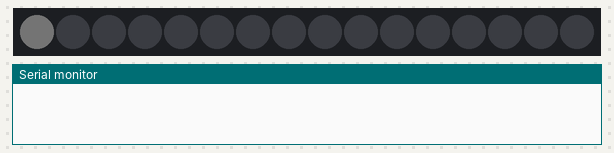
A sketch run on a simulated Arduino Uno, built with avr-gcc and run on an emulated ATmega328P. Shown: 16 RGB LEDs in strip order, left to right, the last lines printed to the serial monitor. Dim RGB values are drawn brighter than linear.

Above: at 0.05 s.
At 0.45 s:
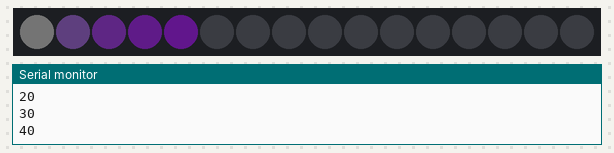
At 0.86 s:
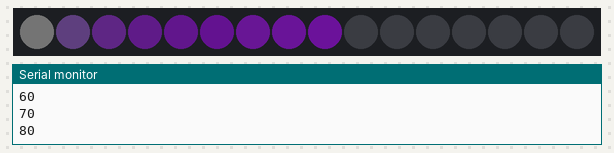
At 1.6 s:
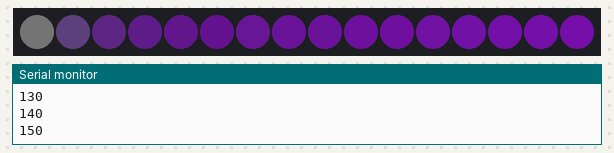

The sketch:

editedIncrement.ino
```cpp
// RGBW (Red Green Blue White Neo-Pixel starter code
// 16 LEDS  increment
// CW Coleman 170413

#include <Adafruit_NeoPixel.h>
#ifdef __AVR__
  #include <avr/power.h>
#endif

#define PIN 6

#define NUM_LEDS 16

#define BRIGHTNESS 50

Adafruit_NeoPixel strip = Adafruit_NeoPixel(NUM_LEDS, PIN, NEO_GRBW + NEO_KHZ800);


void setup() {
  Serial.begin(115200);
  strip.setBrightness(BRIGHTNESS);
  strip.begin();
  strip.show(); // Initialize all pixels to 'off'
}

// Initialize some variables for the void loop()
int red = 0, green= 0, blue = 0, white = 10;
int wait = 100; //sets the pause between lights
int led = 0;

void loop() {

  strip.setPixelColor(led, red, green , blue, white);
  strip.show();
    delay(wait);

  red = red + 10;
  blue = blue + 15;
  white = white + 1;

  // Increment the led.  This can also be done with led++
  led = led + 1;


   Serial.println(red);
}
```
